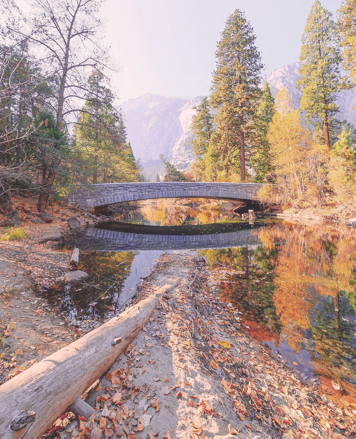
#> input picture HW7/q2_orig.png, 356 x 439 px
$ python color_calibration.py
#> lines starting #> are read from the running program, lines starting #| are printed output that depends on the picture; long printed decimals are rounded
import numpy as np
import matplotlib.pyplot as plt
from PIL import Image

def compute_lin_transform(input_img, out_img, num_pxls):
    selected_pxls = []
    M = np.ones([num_pxls, 4])
    t = np.zeros([num_pxls, 3])
    iter = 0
    while len(selected_pxls) < num_pxls:
        j = np.random.randint(0, input_img.shape[0])
        i = np.random.randint(0, input_img.shape[1])
        if (j,i) not in selected_pxls:
            selected_pxls.append((j,i))
            M[iter, :3] = input_img[j, i, :]
            t[iter] = out_img[j, i, :]
            iter +=1

    A = np.zeros([3, 4])
    for i in range(t.shape[1]):
        a =  np.linalg.lstsq(M, t[:,i], rcond=None)[0]
        A[i, :] = a
    print(A)

    return A

def perform_lin_transform(input, A):
    col_img = np.zeros(out_img_pxl.shape)
    for j in range(in_img_pxl.shape[0]):
        for i in range(in_img_pxl.shape[1]):
            x = np.concatenate((in_img_pxl[j, i, :], np.ones(1)))
            col_img[j, i, :] = A @ x
    return col_img

in_img = Image.open("q2_orig.png")
#> in_img is the input picture: PIL image 356x439 RGB; mean R, G, B 172.2, 149.1, 141.4
out_img = Image.open("q2_color_txm.png")
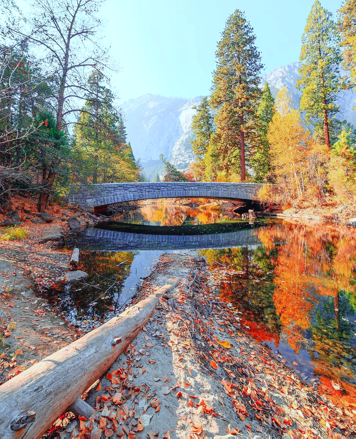
#> input picture HW7/q2_color_txm.png, 356 x 439 px
#> out_img is the input picture: PIL image 356x439 RGB; mean R, G, B 148.9, 141.8, 131.4
in_img_pxl = np.asarray(in_img)
out_img_pxl = np.asarray(out_img)

A4 = compute_lin_transform(in_img_pxl, out_img_pxl, 4)
#> after the loop in compute_lin_transform, `while len(selected_pxls) < num_pxls:`: M = [[128, 103, 105, 1], [198, 188, 177, 1], [157, 87, 63, 1], [105, 88, 81, 1]]; iter = 4; selected_pxls = [(172, 47), (117, 192), (323, 251), (195, 9)]; t = [[104, 81, 86], [167, 197, 182], [165, 46, 16], [76, 65, 56]]
#> the loop in compute_lin_transform, `for i in range(t.shape[1]):` made 3 passes
#> a on passes 1 to 3: [1.67, -0.567, -0.0817, -43.1], [-0.354, 1.71, -0.0621, -43.18], [-0.276, 0.157, 1.42, -43.56]
#> after the loop in compute_lin_transform, `for i in range(t.shape[1]):`: A = [[1.67, -0.567, -0.0817, -43.1], [-0.354, 1.71, -0.0621, -43.18], [-0.276, 0.157, 1.42, -43.56]]
#| [[  1.672  -0.5668  -0.08174  -43.096 ]
#|  [ -0.354   1.709  -0.0621 -43.177]
#|  [ -0.2759   0.1569   1.416 -43.560]]
#> A4 has the same summary as A in compute_lin_transform
col_img4 = perform_lin_transform(in_img_pxl, A4)
print("Displaying Color Calibrated Image")
plt.imshow(col_img4.astype(np.uint8), vmin=0, vmax=255)
plt.show()
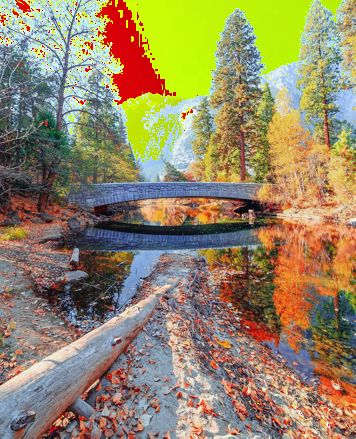
#> shown: shape (439, 356, 3); mean R, G, B 148.2, 135, 102
# plt.imsave('q2_calibrated_4p.png', col_img4.astype(np.uint8))
MSE4 = ((out_img_pxl - col_img4)**2).mean(axis=None)
#> MSE4 = 2.68
print("MSE with 4 pixels: {}".format(MSE4))
#| MSE with 4 pixels: 2.682

A8 = compute_lin_transform(in_img_pxl, out_img_pxl, 8)
#> the loop in compute_lin_transform (call 2), `for i in range(t.shape[1]):` made 3 passes
#> a on passes 1 to 3: [1.67, -0.537, -0.107, -43.43], [-0.349, 1.69, -0.053, -43.16], [-0.241, 0.0623, 1.43, -39.34]
#| [[  1.671  -0.5375  -0.1065 -43.426]
#|  [ -0.3494   1.695  -0.05301 -43.165]
#|  [ -0.2414   0.06228   1.432 -39.336]]
#> A8 = [[1.67, -0.537, -0.107, -43.43], [-0.349, 1.69, -0.053, -43.16], [-0.241, 0.0623, 1.43, -39.34]]
col_img8 = perform_lin_transform(in_img_pxl, A8)
print("Displaying Color Calibrated Image")
plt.imshow(col_img8.astype(np.uint8), vmin=0, vmax=255)
plt.show()
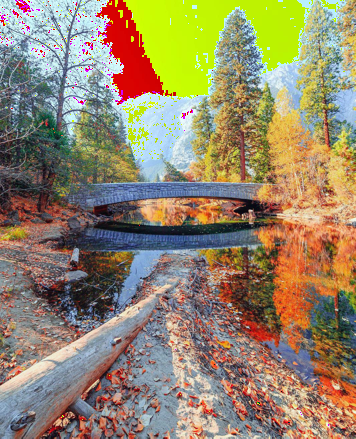
#> shown: shape (439, 356, 3); mean R, G, B 148.6, 135.1, 106.7
# plt.imsave('q2_calibrated_8p.png', col_img8.astype(np.uint8))
MSE8 = ((out_img_pxl - col_img8)**2).mean(axis=None)
#> MSE8 = 1.72
print("MSE with 8 pixels: {}".format(MSE8))
#| MSE with 8 pixels: 1.722
